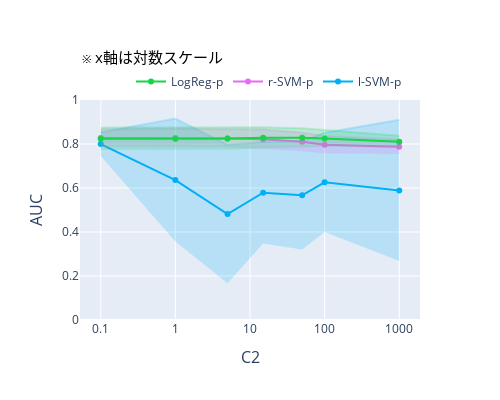

This figure's notebook cell:
### Code cell
import plotly.graph_objects as go
from plotly.subplots import make_subplots


# グラフのデータを準備
index = ['l-SVM-p', 'r-SVM-p', 'LogReg-p']
colors_mean = ['rgba(0,176,246,1)', 'rgba(231,107,243,1)', 'rgba(21,213,69,1)']  # indexに対応する色
colors_std  = ['rgba(0,176,246,0.2)', 'rgba(231,107,243,0.2)', 'rgba(21,213,69,0.2)']  # indexに対応する色


# グラフ1: AUCのデータ
col_auc = 'auc'
tmp_mean_auc = pd.DataFrame([
    {info: df.loc['linear svm (L)', col_auc] for info, df in zip(infos, dfs_mean)},
    {info: df.loc['non-linear svm (L)', col_auc] for info, df in zip(infos, dfs_mean)},
    {info: df.loc['logistic regression (L)', col_auc] for info, df in zip(infos, dfs_mean)}
], index=index)
tmp_std_auc = pd.DataFrame([
    {info: df.loc['linear svm (L)', col_auc] for info, df in zip(infos, dfs_std)},
    {info: df.loc['non-linear svm (L)', col_auc] for info, df in zip(infos, dfs_std)},
    {info: df.loc['logistic regression (L)', col_auc] for info, df in zip(infos, dfs_std)}
], index=index)


# サブプロットの作成
# fig = make_subplots(rows=1, cols=2, subplot_titles=('AUC', 'ルール違反率'))
fig = make_subplots(rows=1, cols=1)

# グラフ1: AUC
for i in range(len(tmp_mean_auc)):
    fig.add_trace(
        go.Scatter(
            x=tmp_mean_auc.columns,
            y=tmp_mean_auc.iloc[i, :],
            mode='lines+markers',
            name=tmp_mean_auc.index[i],
            line=dict(color=colors_mean[i]),  # ラインの色を設定
            marker=dict(color=colors_mean[i])  # マーカーの色を設定
        ),
        row=1, col=1
    )
    fig.add_trace(
        go.Scatter(
            x=tmp_mean_auc.columns,
            y=tmp_mean_auc.iloc[i, :] + tmp_std_auc.iloc[i, :],
            mode='lines',
            line=dict(color=colors_std[i]),  # ラインの色を設定
            showlegend=False
        ),
        row=1, col=1
    )
    fig.add_trace(
        go.Scatter(
            x=tmp_mean_auc.columns,
            y=tmp_mean_auc.iloc[i, :] - tmp_std_auc.iloc[i, :],
            mode='lines',
            fill='tonexty',
            fillcolor=colors_std[i],
            line=dict(color='rgba(255,255,255,0)'),
            showlegend=False
        ),
        row=1, col=1
    )

# x軸の設定
fig.update_xaxes(title_text='C2', row=1, col=1, type='log')

# レイアウトの設定
fig.update_layout(
    height=400,
    width=500,
    xaxis=dict(
        domain=[0, 1],  # 左側のsubplotの幅を調整
        title_font=dict(size=16)
    ),
    legend=dict(
        x=0.15,
        y=1.15,
        orientation='h'  # 水平配置
    ),
    annotations=[
        dict(
            xref="paper",
            yref="paper",
            x=0.00,
            y=1.25,
            text="※ x軸は対数スケール",
            showarrow=False,
            font=dict(
                size=15,
                color="black"
            )
        )
    ]
)


# y軸の設定
fig.update_yaxes(title_text='AUC', range=[0, 1], row=1, col=1, side='left', title_font=dict(size=16))  # col=1のグラフのy軸を左側に配置

# グラフの表示
fig.show()

### Figure 1 — Plotly figure (JSON) as saved in the notebook; plotly's stock layout.template omitted (floating-point values rounded to 4 significant figures)
{"data": [{"line": {"color": "rgba(0,176,246,1)"}, "marker": {"color": "rgba(0,176,246,1)"}, "mode": "lines+markers", "name": "l-SVM-p", "type": "scatter", "x": [0.1, 1, 5, 15, 50, 100, 1000], "xaxis": "x", "y": [0.7996, 0.6358, 0.4819, 0.5785, 0.5666, 0.6259, 0.5889], "yaxis": "y"}, {"line": {"color": "rgba(0,176,246,0.2)"}, "mode": "lines", "showlegend": false, "type": "scatter", "x": [0.1, 1, 5, 15, 50, 100, 1000], "xaxis": "x", "y": [0.8535, 0.9153, 0.7962, 0.8096, 0.8132, 0.8513, 0.9099], "yaxis": "y"}, {"fill": "tonexty", "fillcolor": "rgba(0,176,246,0.2)", "line": {"color": "rgba(255,255,255,0)"}, "mode": "lines", "showlegend": false, "type": "scatter", "x": [0.1, 1, 5, 15, 50, 100, 1000], "xaxis": "x", "y": [0.7456, 0.3564, 0.1676, 0.3474, 0.32, 0.4005, 0.2679], "yaxis": "y"}, {"line": {"color": "rgba(231,107,243,1)"}, "marker": {"color": "rgba(231,107,243,1)"}, "mode": "lines+markers", "name": "r-SVM-p", "type": "scatter", "x": [0.1, 1, 5, 15, 50, 100, 1000], "xaxis": "x", "y": [0.827, 0.8276, 0.8254, 0.8219, 0.81, 0.7965, 0.7875], "yaxis": "y"}, {"line": {"color": "rgba(231,107,243,0.2)"}, "mode": "lines", "showlegend": false, "type": "scatter", "x": [0.1, 1, 5, 15, 50, 100, 1000], "xaxis": "x", "y": [0.8671, 0.869, 0.8665, 0.8664, 0.8525, 0.836, 0.8203], "yaxis": "y"}, {"fill": "tonexty", "fillcolor": "rgba(231,107,243,0.2)", "line": {"color": "rgba(255,255,255,0)"}, "mode": "lines", "showlegend": false, "type": "scatter", "x": [0.1, 1, 5, 15, 50, 100, 1000], "xaxis": "x", "y": [0.7869, 0.7862, 0.7843, 0.7773, 0.7674, 0.7571, 0.7547], "yaxis": "y"}, {"line": {"color": "rgba(21,213,69,1)"}, "marker": {"color": "rgba(21,213,69,1)"}, "mode": "lines+markers", "name": "LogReg-p", "type": "scatter", "x": [0.1, 1, 5, 15, 50, 100, 1000], "xaxis": "x", "y": [0.8236, 0.8241, 0.8252, 0.8283, 0.8288, 0.8252, 0.8099], "yaxis": "y"}, {"line": {"color": "rgba(21,213,69,0.2)"}, "mode": "lines", "showlegend": false, "type": "scatter", "x": [0.1, 1, 5, 15, 50, 100, 1000], "xaxis": "x", "y": [0.8748, 0.8753, 0.8761, 0.8766, 0.872, 0.8634, 0.8378], "yaxis": "y"}, {"fill": "tonexty", "fillcolor": "rgba(21,213,69,0.2)", "line": {"color": "rgba(255,255,255,0)"}, "mode": "lines", "showlegend": false, "type": "scatter", "x": [0.1, 1, 5, 15, 50, 100, 1000], "xaxis": "x", "y": [0.7725, 0.7729, 0.7744, 0.7801, 0.7856, 0.7871, 0.7819], "yaxis": "y"}], "layout": {"annotations": [{"font": {"color": "black", "size": 15}, "showarrow": false, "text": "※ x軸は対数スケール", "x": 0, "xref": "paper", "y": 1.25, "yref": "paper"}], "height": 400, "legend": {"orientation": "h", "x": 0.15, "y": 1.15}, "width": 500, "xaxis": {"anchor": "y", "domain": [0, 1], "title": {"font": {"size": 16}, "text": "C2"}, "type": "log"}, "yaxis": {"anchor": "x", "domain": [0, 1], "range": [0, 1], "side": "left", "title": {"font": {"size": 16}, "text": "AUC"}}}}
